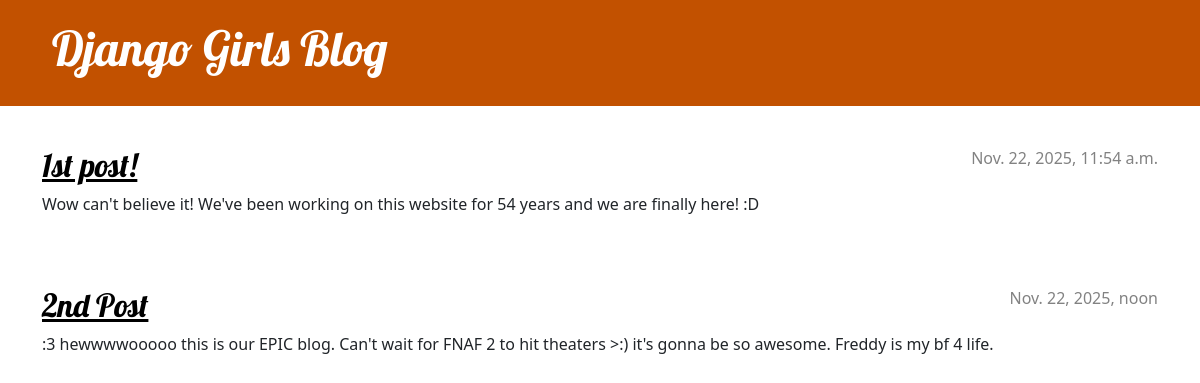
The page / on the database its author committed.
### blog/models.py (models this page shows, shortened)
class Post(models.Model):
    author = models.ForeignKey(settings.AUTH_USER_MODEL, on_delete=models.CASCADE)
    title = models.CharField(max_length=200)
    text = models.TextField()
    created_date = models.DateTimeField(default=timezone.now)
    published_date = models.DateTimeField(blank=True, null=True)

### blog/views.py (the view)
# urls.py: path('', views.post_list, name='post_list'),
def post_list(request):
    posts = Post.objects.filter(published_date__lte=timezone.now()).order_by('published_date')
    return render(request, 'blog/post_list.html', {'posts':posts})

### blog/templates/blog/post_list.html
{% extends 'blog/base.html' %}
{% block content %}
            {% for post in posts %}
                <article class="post">
                    <time class="date">
                        {{ post.published_date }}
                    </time>
                    <h2><a href="">{{ post.title }}</a></h2>
                    <p>{{ post.text|linebreaksbr }}</p>
                </article>
            {% endfor %}
{% endblock %}

### blog/templates/blog/base.html (shortened to what this page needs)
{% load static %}
<!DOCTYPE html>
<html>
    <head>
        <link rel="stylesheet" href="https://cdn.jsdelivr.net/npm/bootstrap@5.3.3/dist/css/bootstrap.min.css">
        <link rel="stylesheet" href="{% static 'css/blog.css' %}">
    </head>
    <body>
        <header class="page-header">
        <div class="container">
            <h1><a href="/">Django Girls Blog</a></h1>
      </div>
    </header>
    <main class="container">
        <div class="row">
            <div class="col">
            {% block content %}
            {% endblock %}
            </div>
        </div>
    </main>
    </body>
</html>

### blog/static/css/blog.css (style rules this page uses)
.page-header { background-color: #C25100; margin-top: 0; margin-bottom: 40px; padding: 20px 20px 20px 40px; }
.page-header h1, .page-header h1 a, .page-header h1 a:visited, .page-header h1 a:active { color: #ffffff; font-size: 36pt; text-decoration: none; }
h1, h2, h3, h4 { font-family: 'Lobster', cursive; }
.date { color: #828282; }
.post { margin-bottom: 70px; }
.post h2 a, .post h2 a:visited { color: #000000; }
.post > .date, .post > .actions { float: right; }

### rows shown on the page
Post: published_date "Nov. 22, 2025, 11:54 a.m.", title "1st post!", text "Wow can't believe it! We've been working on this website for 54 years and we are finally here! :D"
Post: published_date "Nov. 22, 2025, noon", title "2nd Post", text ":3 hewwwwooooo this is our EPIC blog. Can't wait for FNAF 2 to hit theaters >:) it's gonna be so awesome. Freddy is my bf 4 life."
